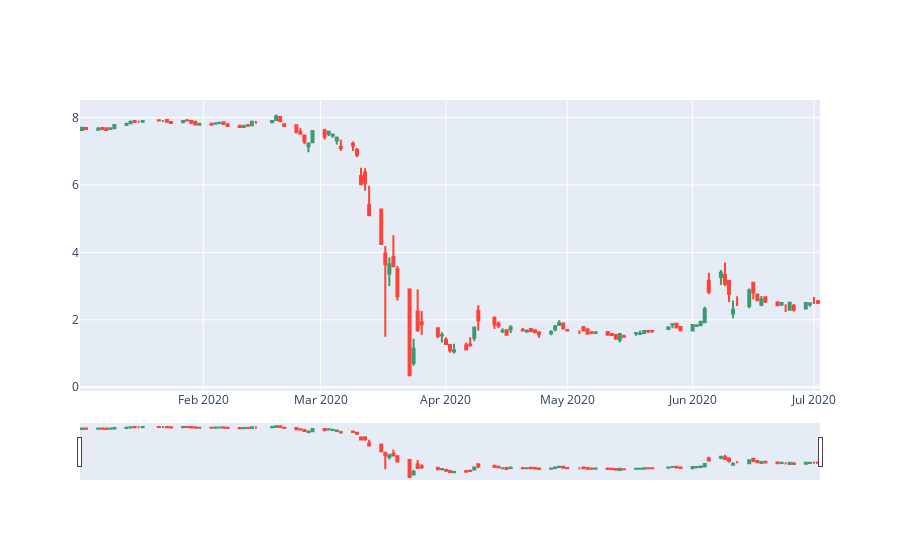

The cell this chart's notebook holds for it:
### Code cell
mfa.to_csv("stock_data_mfa.csv")
mfa = pd.read_csv("stock_data_mfa.csv") 
fig_mfa = go.Figure(data=[go.Candlestick(x=amazon['date'],
                open=mfa['open'],
                high=mfa['high'],
                low=mfa['low'],
                close=mfa['close'])])

plt.savefig("mfa_candlestick.png")
fig_mfa.show()
